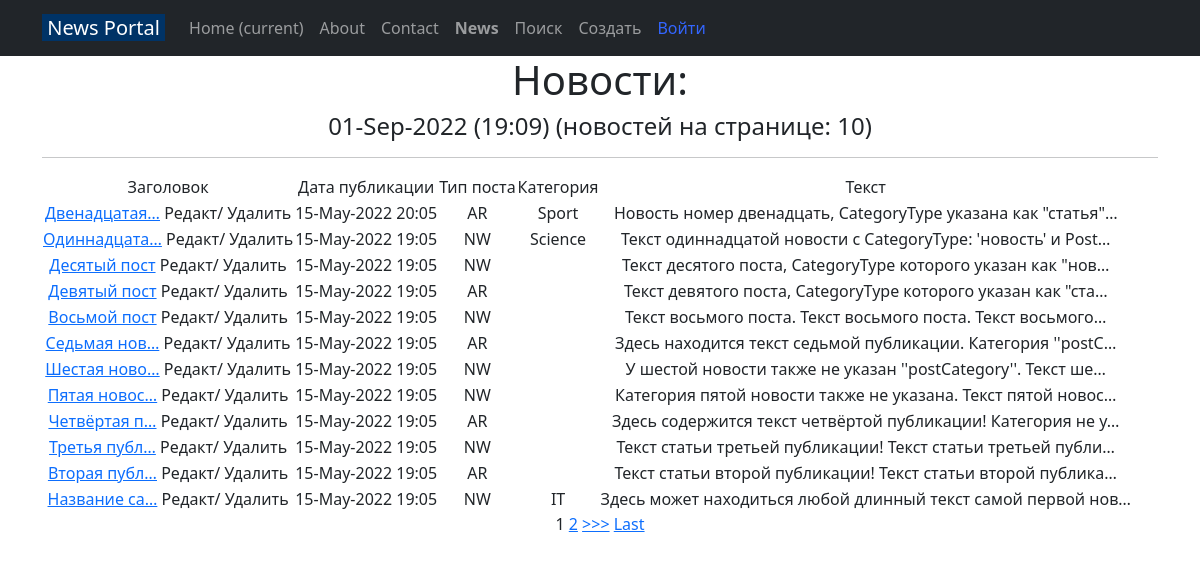
Page /news/ on the committed database.
### news/models.py (models this page shows, shortened)
class Post(models.Model):
    author = models.ForeignKey(Author, on_delete=models.CASCADE)
    NEWS = 'NW'
    ARTICLE = 'AR'
    CATEGORY_CHOICES = (
        (NEWS, 'Новость'),
        (ARTICLE, 'Статья'),
    )
    categoryType = models.CharField(max_length=2, choices=CATEGORY_CHOICES, default=ARTICLE)
    dateCreation = models.DateTimeField(auto_now_add=True)
    postCategory = models.ManyToManyField(Category, through='PostCategory')
    title = models.CharField(max_length=128)
    text = models.TextField()
    rating = models.SmallIntegerField(default=0)
    class Meta:
        verbose_name = 'Новость'
        verbose_name_plural = 'Новости'

class Category(models.Model):
    name = models.CharField(max_length=64, unique=True)
    subscribe = models.ManyToManyField(User, through='UserCategory')
    class Meta:
        verbose_name = 'Категория'
        verbose_name_plural = 'Категории'
    def __str__(self):
        return self.name

### news/views.py (the view, shortened to what this page needs)
# urls.py: path('', PostList.as_view()),  # Путь на вкладку всех новостей "News"
class PostList(ListView):
    model = Post  # Указываем модель (сущность в таблице базы данных) которую нужно вывести
    template_name = 'flatpages/news.html' # Путь к html-фалу с инструкциями вывода пользователю этих объектов
    context_object_name = 'news'  # Указываем на имя списка, в котором лежат все объекты для html-шаблона
    queryset = Post.objects.order_by('-dateCreation')  # Переопределяем все новости от новых к старым
    paginate_by = 10
    form_class = PostForm  # добавляем форм класс, чтобы получать доступ к форме через метод POST
    def get_filter(self):
        return PostFilter(self.request.GET, queryset=super().get_queryset())
    def get_queryset(self):
        return self.get_filter().qs
    def get_context_data(self, **kwargs):
        context = super().get_context_data(**kwargs)
        context['time_now'] = datetime.utcnow()
        context['filter'] = PostFilter(self.request.GET, queryset=self.get_queryset())
        context['categories'] = Category.objects.all()
        context['form'] = PostForm()
        return context

### news/templatetags/custom_filters.py (called while the page is built)
@register.filter(name='censor')
def censor(value):
    for word in censor_list:
        value = value.replace(word, '***')
    return value

### templates/flatpages/news.html (shortened to what this page needs)
{% extends 'flatpages/default.html' %}
{% load custom_filters %}
{% block content %}
    <h1>Новости:</h1>
    <h4>{{ time_now|date:'d-M-Y (H:m)' }} (новостей на странице: {{ news|length }})</h4>
    <hr>
{% if news %}
    <table>
        <tr>
            <td>
                Заголовок
            </td>
            <td>
                Дата публикации
            </td>
            <td>
                Тип поста
            </td>
            <td>
                Категория
            </td>
            <td>
                Текст
            </td>
        </tr>
    {% for news in filter.qs %}
        <tr>
            <td>
                <a href="{% url 'post_detail' news.id %}">{{ news.title|censor|truncatechars:12 }}</a>
                {% if request.user.is_authenticated %}
                <a href="{% url 'post_update' news.id %}" style="color: blue"><u>Редакт/</u></a>
                <a href="{% url 'post_delete' news.id %}" style="color: firebrick"><u> Удалить </u></a>
                {% else %}
                <a>Редакт/ Удалить</a>
                {% endif %}
            </td>
            <td>
                {{ news.dateCreation|date:'d-M-Y H:m' }}
            </td>
            <td>
                {{ news.categoryType }}
            </td>
            <td>
            {% for postCat in news.postCategory.all %}
            {% if request.user.is_authenticated %}
                {{ postCat }}
                <a href="{% url 'category' %}">Подписка</a>
            {% else %}
                {{ postCat }}
            {% endif %}
            {% endfor %}
            </td>
            <td>
                {{ news.text|truncatechars:60 }}
            </td>
        </tr>
    {% endfor %}
    </table>
{% endif %}
    {% if is_paginated %}
    {% for num in page_obj.paginator.page_range %}
        {% if page_obj.number == num %}
            <a>{{ num }}</a>
        {% elif num > page_obj.number|add:'-3' and num < page_obj.number|add:'3' %}
            <a href="?page={{ num }}">{{ num }}</a>
        {% endif %}
    {% endfor %}
    {% if page_obj.has_next %}
        <a href="?page={{ page_obj.next_page_number }}">>>></a>
        <a href="?page={{ page_obj.paginator.num_pages }}">Last</a>
    {% endif %}
    {% endif %}
{% endblock content %}

### templates/flatpages/default.html (shortened to what this page needs)
<!DOCTYPE html>
<html lang="en" xmlns="http://www.w3.org/1999/html">
    <head>
        {% load static %}
        <link href="{% static 'css/styles.css' %}" rel="stylesheet" />
    </head>
    <body>
        <nav class="navbar navbar-expand-lg navbar-dark bg-dark static-top">
            <div class="container">
                <a class="navbar-brand" href="#"><span style="color: #ffffff;"><span style="background-color: #003366;">&nbsp;News Portal&nbsp;</span></span></a>
                <div class="collapse navbar-collapse" id="navbarResponsive">
                    <ul class="navbar-nav ml-auto">
                        <li class="nav-item active">
                        <a class="nav-link" href="#">Home
                            <span class="sr-only">(current)</span>
                        </a>
                        </li>
                        <li class="nav-item">
                            <a class="nav-link" href="/about/">About</a>
                        </li>
                        <li class="nav-item">
                            <a class="nav-link" href="/contacts/">Contact</a>
                        </li>
                        <li class="nav-item">
                            <a class="nav-link" href="/news/"><span><strong>News</strong></span></a>
                        </li>
                        <li class="nav-item">
                            <a class="nav-link" href="{% url 'search' %}">Поиск</a>
                        </li>
                        <li class="nav-item">
                            <a class="nav-link" href="/news/create/">Создать</a>
                        </li>
                        <li class="nav-item">
                        {% if request.user.is_authenticated %}
                            <a class="nav-link" href="/" style="color: #3366ff;"><span style="text-decoration: underline;">Выйти</span></a>
                        {% else %}
                            <a class="nav-link" href="/accounts/login/" style="color: #3366ff;">Войти</a>
                        {% endif %}
                        </li>
                    </ul>
                </div>
            </div>
        </nav>
        <div class="container">
            <div class="row">
                <div class="col-lg-12 text-center">
                    {% block content %}{% endblock content %}
                </div>
            </div>
        </div>
    </body>
</html>

### rows in the picture
Post: title|censor "Двенадцатая…", dateCreation "15-May-2022 20:05", categoryType "AR", text "Новость номер двенадцать, CategoryType указана как \"статья\"…"
Category: name "Sport"
Post: title|censor "Одиннадцата…", dateCreation "15-May-2022 19:05", categoryType "NW", text "Текст одиннадцатой новости с CategoryType: 'новость' и Post…"
Category: name "Science"
Post: title|censor "Десятый пост", dateCreation "15-May-2022 19:05", categoryType "NW", text "Текст десятого поста, CategoryType которого указан как \"нов…"
Post: title|censor "Девятый пост", dateCreation "15-May-2022 19:05", categoryType "AR", text "Текст девятого поста, CategoryType которого указан как \"ста…"
Post: title|censor "Восьмой пост", dateCreation "15-May-2022 19:05", categoryType "NW", text "Текст восьмого поста. Текст восьмого поста. Текст восьмого…"
Post: title|censor "Седьмая нов…", dateCreation "15-May-2022 19:05", categoryType "AR", text "Здесь находится текст седьмой публикации. Категория ''postC…"
Post: title|censor "Шестая ново…", dateCreation "15-May-2022 19:05", categoryType "NW", text "У шестой новости также не указан ''postCategory''. Текст ше…"
Post: title|censor "Пятая новос…", dateCreation "15-May-2022 19:05", categoryType "NW", text "Категория пятой новости также не указана. Текст пятой новос…"
Post: title|censor "Четвёртая п…", dateCreation "15-May-2022 19:05", categoryType "AR", text "Здесь содержится текст четвёртой публикации! Категория не у…"
Post: title|censor "Третья публ…", dateCreation "15-May-2022 19:05", categoryType "NW", text "Текст статьи третьей публикации! Текст статьи третьей публи…"
Post: title|censor "Вторая публ…", dateCreation "15-May-2022 19:05", categoryType "AR", text "Текст статьи второй публикации! Текст статьи второй публика…"
Post: title|censor "Название са…", dateCreation "15-May-2022 19:05", categoryType "NW", text "Здесь может находиться любой длинный текст самой первой нов…"
Category: name "IT"

### other values in the picture
{{ time_now|date:'d-M-Y (H:m)' }} "01-Sep-2022 (19:09)"
{{ news|length }} "10"
{{ num }} "1"
{{ num }} "2"
